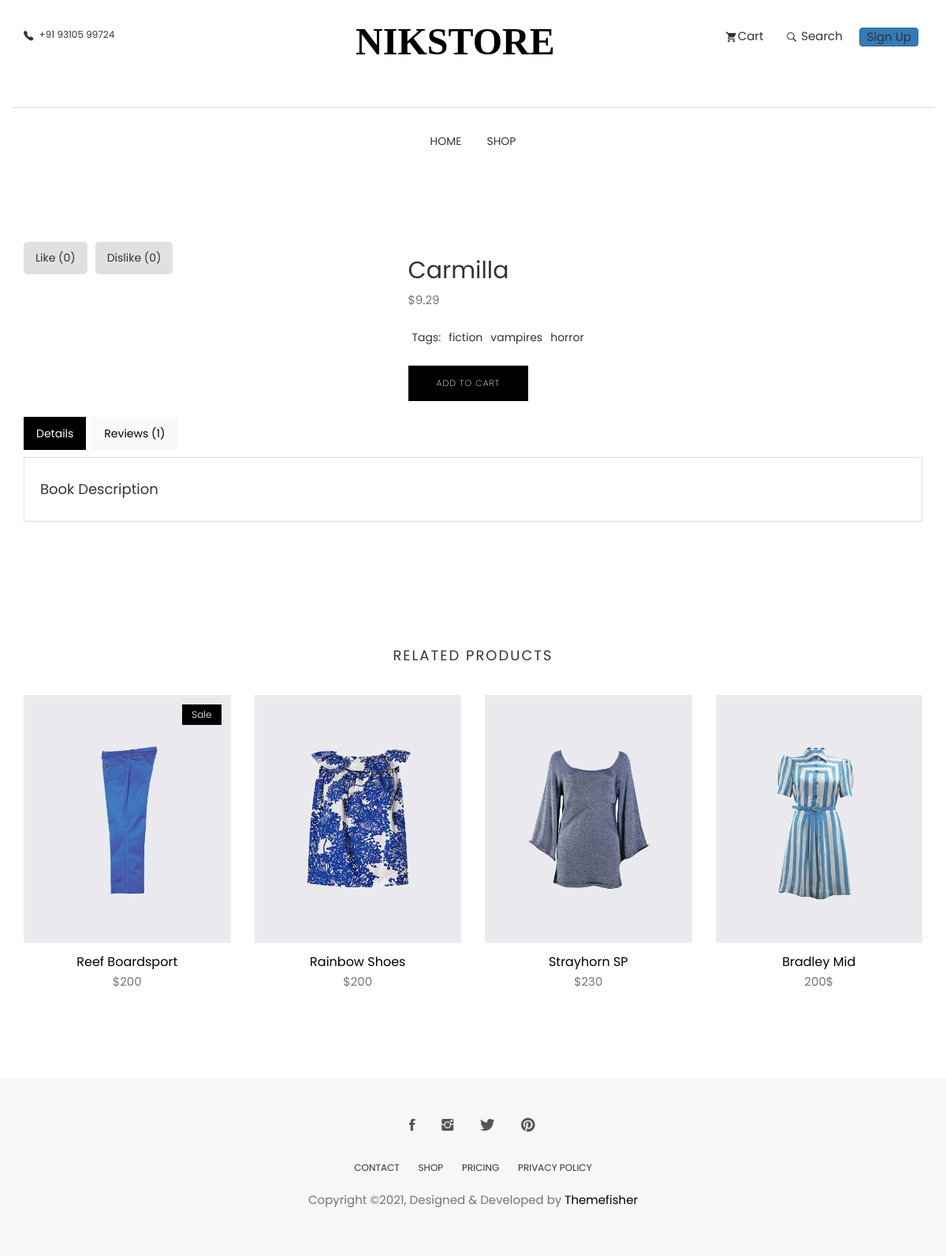
The app's page /books/725/ with its own data.
### Website/models.py (models this page shows, shortened)
class Book(models.Model):
    title = models.CharField(max_length=200)
    author = models.ForeignKey(Author, on_delete=models.CASCADE)
    price = models.DecimalField(max_digits=10, decimal_places=2)
    description = models.TextField()
    cover = models.ImageField(upload_to='book_covers/', null=True, blank=True, default='book_covers/default_cover.jpg')
    banner = models.ImageField(upload_to='book_banners/', null=True, blank=True, default='book_banners/default_banner.jpg')
    def review_count(self):
        return self.review_set.count()
    def like_count(self):
        return self.likedislike_set.filter(like=True).count()
    def dislike_count(self):
        return self.likedislike_set.filter(like=False).count()

class Tag(models.Model):
    category = models.ForeignKey(Category, on_delete=models.CASCADE, default=None)
    Book = models.ForeignKey(Book, on_delete=models.CASCADE, default=None)

class Category(models.Model):
    name = models.CharField(max_length=100)
    description = models.TextField(blank=True)

### Website/views.py (the view)
# urls.py: path('books/<int:book_id>/', views.book_details, name='book_details'),
def book_details(request, book_id):
    book = Book.objects.get(id=book_id)
    reviews = book.review_set.all()
    tags = book.tag_set.all()
    if request.user.is_authenticated:
        try:
            book.user_likedislike = LikeDislike.objects.get(book=book, user=request.user)
        except LikeDislike.DoesNotExist:
            book.user_likedislike = None
    return render(request, 'lol.html', {
        'book': book,
        'reviews': reviews,
        'tags' : tags
    })

### templates/lol.html (shortened to what this page needs)
<!DOCTYPE html>
{% load static %}
<html lang="en">
  <head>
    <link
      rel="stylesheet"
      href="{% static 'plugins/themefisher-font/style.css' %}"
    />
    <link
      rel="stylesheet"
      href="{% static 'plugins/bootstrap/css/bootstrap.min.css' %}"
    />
    <link rel="stylesheet" href="{% static 'plugins/animate/animate.css' %}" />
    <link rel="stylesheet" href="{% static 'plugins/slick/slick.css' %}" />
    <link
      rel="stylesheet"
      href="{% static 'plugins/slick/slick-theme.css' %}"
    />
    <link rel="stylesheet" href="{% static 'css/style.css' %}" />
  </head>
  <body id="body">
    {% include 'header.html' %}
    <section class="single-product">
      <div class="container">
        <div class="row mt-20">
          <div class="col-md-5">
            <div class="single-product-slider">
              <div
                id="carousel-custom"
                class="carousel slide"
                data-ride="carousel"
              >
                <div class="like-dislike-buttons">
                  {% if book.user_likedislike %}
                      {% if book.user_likedislike.like %}
                          <form method="post" action="{% url 'likedislike' book.id 2 %}">
                              {% csrf_token %}
                              <button type="submit" class="lit like-button">
                                  Like (<span class="like-count">{{ book.like_count }}</span>)
                              </button>
                          </form>
                          <form method="post" action="{% url 'likedislike' book.id 0 %}">
                              {% csrf_token %}
                              <button type="submit" class="dislike-button">
                                  Dislike (<span class="dislike-count">{{ book.dislike_count }}</span>)
                              </button>
                          </form>
                      {% else %}
                          <form method="post" action="{% url 'likedislike' book.id 1 %}">
                              {% csrf_token %}
                              <button type="submit" class="like-button">
                                  Like (<span class="like-count">{{ book.like_count }}</span>)
                              </button>
                          </form>
                          <form method="post" action="{% url 'likedislike' book.id 2 %}">
                              {% csrf_token %}
                              <button type="submit" class="lit dislike-button">
                                  Dislike (<span class="dislike-count">{{ book.dislike_count }}</span>)
                              </button>
                          </form>
                      {% endif %}
                  {% else %}
                      <form method="post" action="{% url 'likedislike' book.id 1 %}">
                          <button type="submit" class="like-button">
                              Like (<span class="like-count">{{ book.like_count }}</span>)
                          </button>
                      </form>
                      <form method="post" action="{% url 'likedislike' book.id 0 %}">
                          <button type="submit" class="dislike-button">
                              Dislike (<span class="dislike-count">{{ book.dislike_count }}</span>)
                          </button>
                      </form>
                  {% endif %}
                </div>
              </div>
            </div>
          </div>
          <div class="col-md-7">
            <div class="single-product-details">
              <h2>{{book.title}}</h2>
              <p class="product-price">${{book.price}}</p>
              <div class="product-category">
                <ul style="list-style: none; padding: 0; display: flex">
                  <li><span>Tags:</span></li>
                  {% for tag in tags %}
                  <li>{{tag.category.name}}</li>
                  {% endfor %}
                </ul>
              </div>
              <a href="{% url 'addtocart' book.id %}" class="btn btn-main mt-20">Add To Cart</a>
            </div>
          </div>
        </div>
        <div class="row">
          <div class="col-xs-12">
            <div class="tabCommon mt-20">
              <ul class="nav nav-tabs">
                <li class="active">
                  <a data-toggle="tab" href="#details" aria-expanded="true"
                    >Details</a
                  >
                </li>
                <li class="">
                  <a data-toggle="tab" href="#reviews" aria-expanded="false"
                    >Reviews ({{book.review_count}})</a
                  >
                </li>
              </ul>
              <div class="tab-content patternbg">
                <div id="details" class="tab-pane fade active in">
                  <h4>Book Description</h4>
                </div>
              </div>
            </div>
          </div>
        </div>
      </div>
    </section>
    <section class="products related-products section">
      <div class="container">
        <div class="row">
          <div class="title text-center">
            <h2>Related Products</h2>
          </div>
        </div>
        <div class="row">
          <div class="col-md-3">
            <div class="product-item">
              <div class="product-thumb">
                <span class="bage">Sale</span>
                <img
                  class="img-responsive"
                  src="images/shop/products/product-5.jpg"
                  alt="product-img"
                />
              </div>
              <div class="product-content">
                <h4><a href="product-single.html">Reef Boardsport</a></h4>
                <p class="price">$200</p>
              </div>
            </div>
          </div>
          <div class="col-md-3">
            <div class="product-item">
              <div class="product-thumb">
                <img
                  class="img-responsive"
                  src="images/shop/products/product-1.jpg"
                  alt="product-img"
                />
              </div>
              <div class="product-content">
                <h4><a href="product-single.html">Rainbow Shoes</a></h4>
                <p class="price">$200</p>
              </div>
            </div>
          </div>
          <div class="col-md-3">
            <div class="product-item">
              <div class="product-thumb">
                <img
                  class="img-responsive"
                  src="images/shop/products/product-2.jpg"
                  alt="product-img"
                />
              </div>
              <div class="product-content">
                <h4><a href="product-single.html">Strayhorn SP</a></h4>
                <p class="price">$230</p>
              </div>
            </div>
          </div>
          <div class="col-md-3">
            <div class="product-item">
              <div class="product-thumb">
                <img
                  class="img-responsive"
                  src="images/shop/products/product-3.jpg"
                  alt="product-img"
                />
              </div>
              <div class="product-content">
                <h4><a href="product-single.html">Bradley Mid</a></h4>
                <p class="price">200$</p>
              </div>
            </div>
          </div>
        </div>
      </div>
    </section>
    <footer class="footer section text-center">
      <div class="container">
        <div class="row">
          <div class="col-md-12">
            <ul class="social-media">
              <li>
                <a href="https://www.facebook.com/themefisher">
                  <i class="tf-ion-social-facebook"></i>
                </a>
              </li>
              <li>
                <a href="https://www.instagram.com/themefisher">
                  <i class="tf-ion-social-instagram"></i>
                </a>
              </li>
              <li>
                <a href="https://www.twitter.com/themefisher">
                  <i class="tf-ion-social-twitter"></i>
                </a>
              </li>
              <li>
                <a href="https://www.pinterest.com/themefisher/">
                  <i class="tf-ion-social-pinterest"></i>
                </a>
              </li>
            </ul>
            <ul class="footer-menu text-uppercase">
              <li>
                <a href="contact.html">CONTACT</a>
              </li>
              <li>
                <a href="shop.html">SHOP</a>
              </li>
              <li>
                <a href="pricing.html">Pricing</a>
              </li>
              <li>
                <a href="contact.html">PRIVACY POLICY</a>
              </li>
            </ul>
            <p class="copyright-text">
              Copyright &copy;2021, Designed &amp; Developed by
              <a href="https://themefisher.com/">Themefisher</a>
            </p>
          </div>
        </div>
      </div>
    </footer>
  </body>
</html>

### static/css/style.css (style rules this page uses)
body { line-height: 1.5; font-family: "Poppins", sans-serif; -webkit-font-smoothing: antialiased; }
p { font-family: "Poppins", sans-serif; color: #757575; font-size: 15px; }
h1, h2, h3, h4, h5, h6 { font-family: "Poppins", sans-serif; }
h1, h2, h3, h4, h5, h6 { font-weight: 400; }
ol, ul { margin: 0; padding: 0; list-style: none; }
a, a:focus, a:hover { text-decoration: none; outline: 0; color: #000; }
.btn-main, .btn-small, .btn-transparent, .btn-solid-border { background: #000; color: #fff; display: inline-block; font-size: 11px; letter-spacing: 1px; padding: 14px 35px; text-transform: uppercase; font-weight: 200; border-radius: 0; }
.mt-20 { margin-top: 20px; }
.section { padding: 80px 0; }
.title { padding: 20px 0 30px; }
.title h2 { font-size: 18px; text-align: center; text-transform: uppercase; letter-spacing: 2px; }
.tabCommon .nav-tabs { border-bottom: 0; margin-bottom: 10px; }
.tabCommon .nav-tabs li { margin-right: 5px; }
.tabCommon .nav-tabs li.active a { background-color: #000; border: 1px solid #000; color: #ffffff; }
.tabCommon .nav-tabs a { border-radius: 0; background: #f9f9f9; }
.tabCommon .tab-content { padding: 20px; border: 1px solid #dedede; }
.product-item { margin-bottom: 30px; }
.product-item .product-thumb { position: relative; }
.product-item .product-thumb img { width: 100%; height: auto; }
.product-item .product-thumb .bage { position: absolute; top: 12px; right: 12px; background: #000; color: #fff; font-size: 12px; padding: 4px 12px; font-weight: 300; display: inline-block; }
.product-item .product-thumb:before { transition: 0.3s all; opacity: 0; background: rgba(0, 0, 0, 0.6); content: ""; position: absolute; top: 0; right: 0; left: 0; bottom: 0; }
.product-item .product-content { text-align: center; }
.product-item .product-content h4 { font-size: 16px; font-weight: 400; margin-top: 15px; margin-bottom: 6px; }
.product-item .product-content h4 a { color: #000; }
.product-category ul { padding-left: 15px; }
.product-category ul li { margin-bottom: 4px; }
.single-product { padding: 60px 0 40px; }
.single-product-details .product-category { margin-top: 20px; }
.single-product-details .product-category ul { width: 140px; display: inline-block; }
.single-product-details .product-category ul li { display: inline-block; margin: 5px; }
.footer { background: #F7F7F7; padding: 50px 0; }
.footer .footer-menu { margin-top: 30px; }
.footer .footer-menu li { display: inline-block; margin: 0 10px; }
.footer .footer-menu li a { color: #333; font-size: 12px; }
.footer .copyright-text { margin-top: 20px; }
.copyright-text a { color: #000; }
.social-media li { display: inline-block; margin: 0 5px; }
.social-media li a { padding: 8px 10px; }
.social-media li a i { font-size: 20px; color: #555; }

### templates/lol.html (style rules this page uses)
.like-dislike-buttons { display: flex; gap: 10px; }
.like-button, .dislike-button { padding: 10px 15px; border: none; border-radius: 5px; cursor: pointer; background-color: #e0e0e0; color: #333; transition: background-color 0.3s ease; }

### records on screen
Book: like_count "0", dislike_count "0", title "Carmilla", price "9.29", review_count "1"
Tag: category.name "fiction"
Tag: category.name "vampires"
Tag: category.name "horror"
